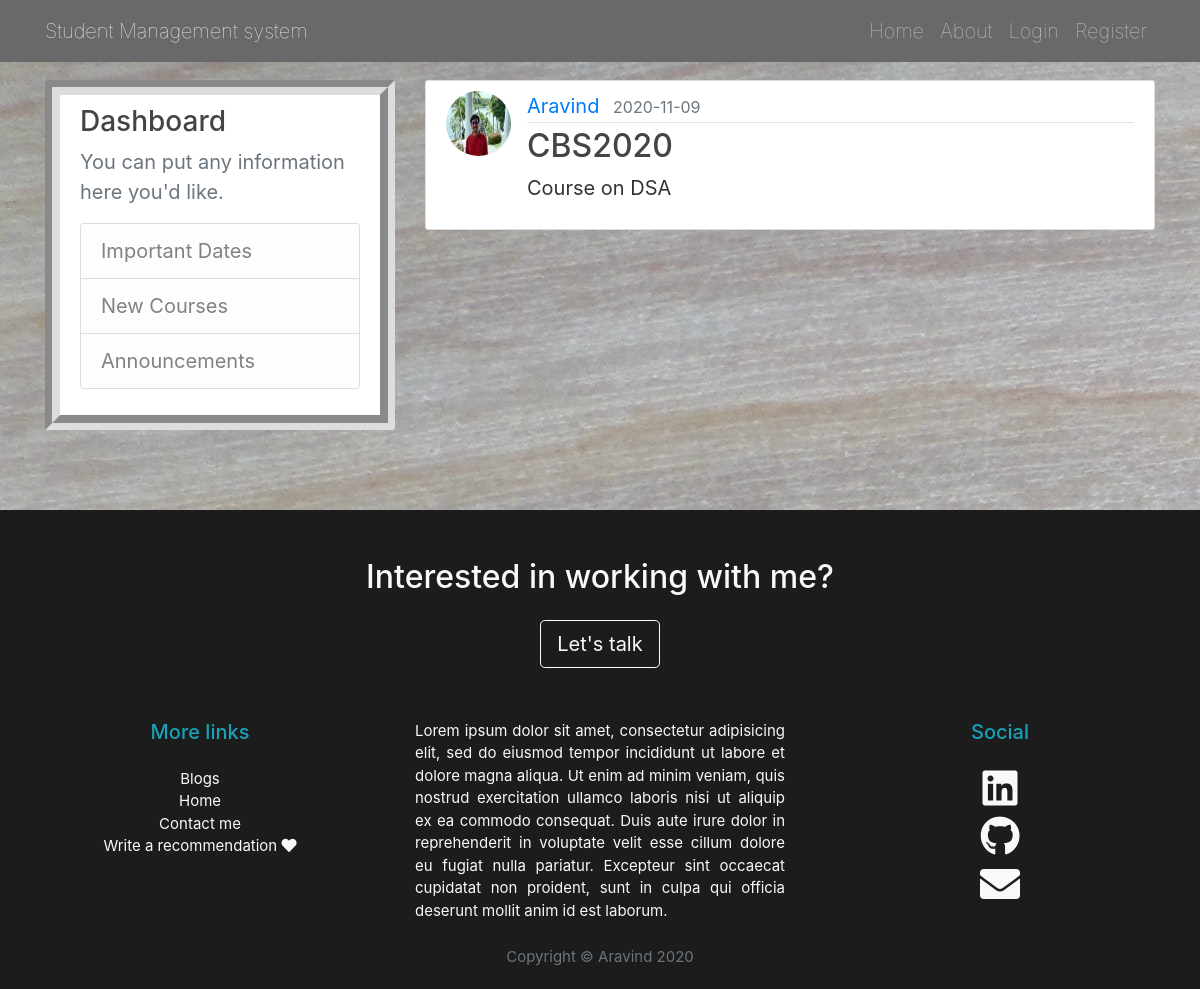
Screenshot of /post/2 with the database file from the repository.
### flaskblog/models.py (models this page shows, shortened)
class User(db.Model, UserMixin):
    id = db.Column(db.Integer, primary_key=True)
    username = db.Column(db.String(20), unique=True, nullable=False)
    email = db.Column(db.String(120), unique=True, nullable=False)
    image_file = db.Column(db.String(20), nullable=False, default='default.jpg')
    password = db.Column(db.String(60), nullable=False)
    posts = db.relationship('Post', backref='author', lazy=True)

class Post(db.Model):
    id = db.Column(db.Integer, primary_key=True)
    title = db.Column(db.String(100), nullable=False)
    date_posted = db.Column(db.DateTime, nullable=False, default=datetime.utcnow)
    content = db.Column(db.Text, nullable=False)
    user_id = db.Column(db.Integer, db.ForeignKey('user.id'), nullable=False)

### flaskblog/routes.py (the view)
@app.route("/post/<int:post_id>")
def post(post_id):
    post = Post.query.get_or_404(post_id)
    return render_template('post.html', title=post.title, post=post)

### flaskblog/templates/post.html (shortened to what this page needs)
{% extends "layout.html" %}
{% block content %}
  <article class="media content-section">
    <img class="rounded-circle article-img" src="{{ url_for('static', filename='profile_pics/' + post.author.image_file) }}">
    <div class="media-body">
      <div class="article-metadata">
        <a class="mr-2" href="{{ url_for('user_posts', username=post.author.username) }}">{{ post.author.username }}</a>
        <small class="text-muted">{{ post.date_posted.strftime('%Y-%m-%d') }}</small>
      </div>
      <h2 class="article-title">{{ post.title }}</h2>
      <p class="article-content">{{ post.content }}</p>
    </div>
  </article>
{% endblock content %}

### flaskblog/static/main.css (style rules this page uses)
body { background: #fafafa; color: #333333; margin-top: 5rem; }
h1, h2, h3, h4, h5, h6 { color: #444444; }
.content-section { background: #ffffff; padding: 10px 20px; border: 1px solid #dddddd; border-radius: 3px; margin-bottom: 20px; }
.article-title { color: #444444; }
.article-content { white-space: pre-line; }
.article-img { height: 65px; width: 65px; margin-right: 16px; }
.article-metadata { padding-bottom: 1px; margin-bottom: 4px; border-bottom: 1px solid #e3e3e3 }

### rows the page displays
User: image_file (picture), author.username "Aravind"
Post: date_posted "2020-11-09", title "CBS2020", content "Course on DSA"
